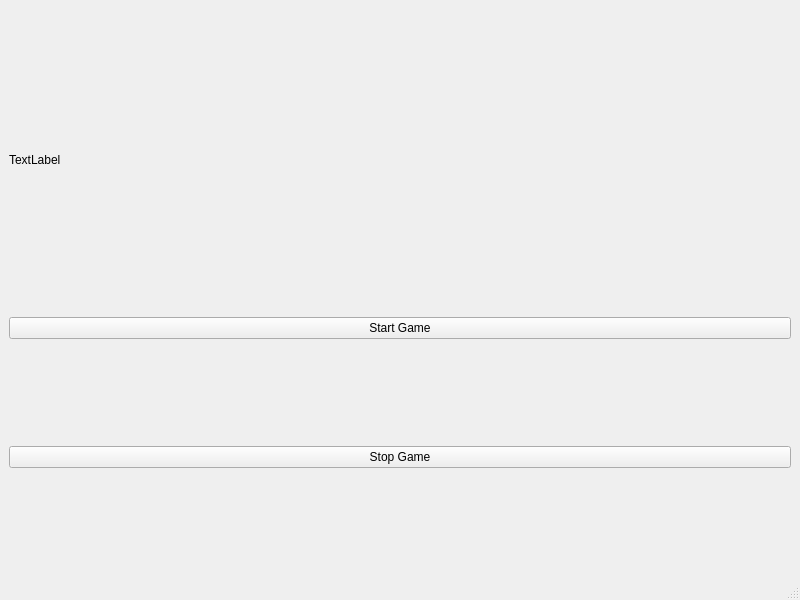
<?xml version="1.0" encoding="UTF-8"?>
<ui version="4.0">
 <class>GameUi</class>
 <widget class="QMainWindow" name="GameUi">
  <property name="geometry">
   <rect>
    <x>0</x>
    <y>0</y>
    <width>800</width>
    <height>600</height>
   </rect>
  </property>
  <property name="windowTitle">
   <string>MainWindow</string>
  </property>
  <widget class="QWidget" name="centralwidget">
   <layout class="QHBoxLayout" name="horizontalLayout_2">
    <item>
     <layout class="QHBoxLayout" name="horizontalLayout">
      <item>
       <layout class="QHBoxLayout" name="TetrisScreen"/>
      </item>
      <item>
       <layout class="QVBoxLayout" name="verticalLayout">
        <item>
         <widget class="QLabel" name="label">
          <property name="maximumSize">
           <size>
            <width>100</width>
            <height>100</height>
           </size>
          </property>
          <property name="text">
           <string>TextLabel</string>
          </property>
         </widget>
        </item>
        <item>
         <widget class="QPushButton" name="pushButton">
          <property name="text">
           <string>Start Game</string>
          </property>
         </widget>
        </item>
        <item>
         <widget class="QPushButton" name="pushButton_2">
          <property name="text">
           <string>Stop Game</string>
          </property>
         </widget>
        </item>
       </layout>
      </item>
     </layout>
    </item>
   </layout>
  </widget>
  <widget class="QMenuBar" name="menubar">
   <property name="geometry">
    <rect>
     <x>0</x>
     <y>0</y>
     <width>800</width>
     <height>21</height>
    </rect>
   </property>
  </widget>
  <widget class="QStatusBar" name="statusbar"/>
 </widget>
 <resources/>
 <connections/>
</ui>
